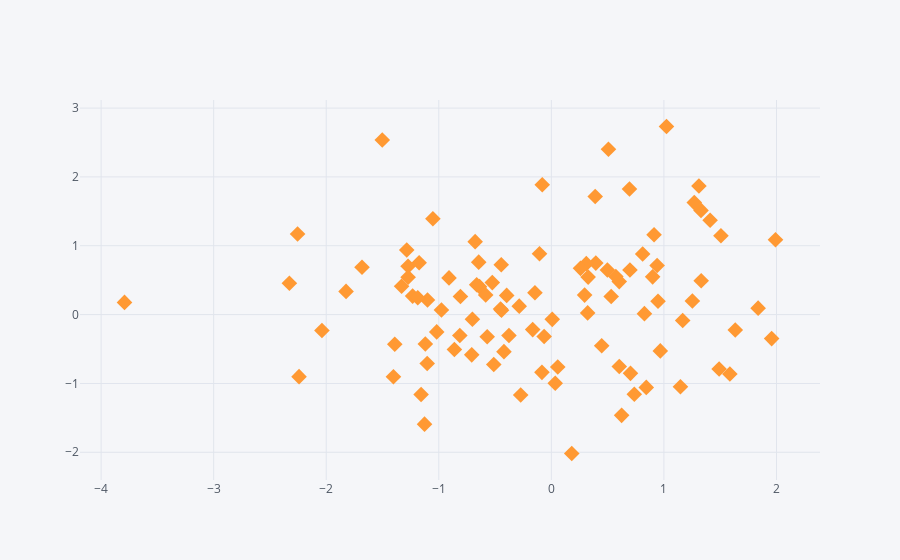

The cell this chart's notebook holds for it:
### Markdown cell above
<h3>Creating an interactive scatter plot </h3>

### Code cell
# Usage: 
# some df.iplot(kind='scatter',x='some column1', y='some column2', mode='markers', (optional)symbol='some symbol (i.e, circle, diamond,square)')

df.iplot(kind='scatter',x='A',y='B',mode='markers', symbol='diamond')
